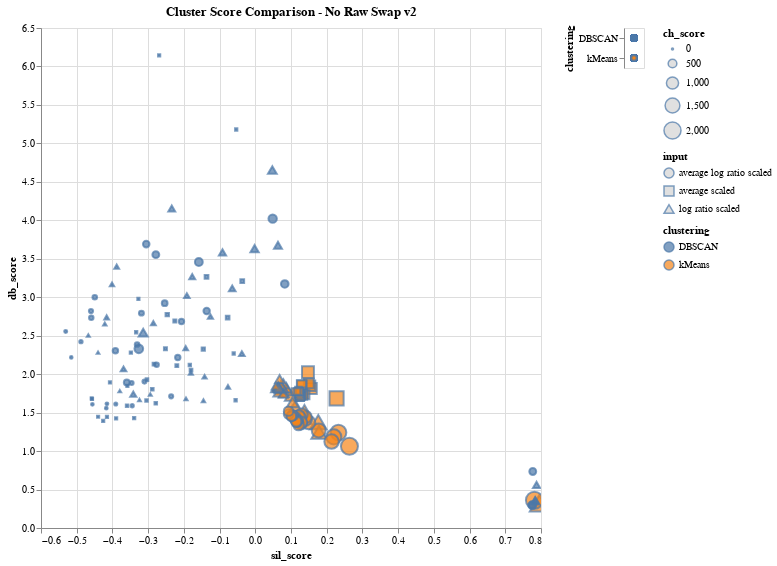

The code cell stored with this chart in its notebook:
### Code cell
# EXPLORATORY - swap version 2
# Data: Average Scaled, Log Ratio Scaled
data = df_clustering_noRaw_metrics
domain = ['kMeans', 'DBSCAN']
title = "Cluster Score Comparison - No Raw Swap v2"

# axes
x_axis = 'sil_score:Q' # Maximize
y_axis = 'db_score:Q' # Minimize
    
# auxilary metrics
size = 'ch_score:Q'  # Maximize
gradient = None #'sse_score:Q'  # Minimize

plot_comparison_plot(data, domain, title, x_axis, y_axis, size, gradient)

### Figure 1 — Vega-Lite specification as saved in the notebook (floating-point values rounded to 4 significant figures; data arrays with more than 128 entries replaced by an {"elided": "..."} marker saying what was removed)
{"config": {"view": {"continuousWidth": 400, "continuousHeight": 300}}, "hconcat": [{"mark": {"type": "point", "strokeOpacity": 1.0}, "encoding": {"fill": {"condition": {"type": "nominal", "field": "clustering", "selection": "selector224"}, "value": "lightgray"}, "shape": {"type": "nominal", "field": "input"}, "size": {"type": "quantitative", "field": "ch_score"}, "tooltip": [{"type": "nominal", "field": "input"}, {"type": "nominal", "field": "clustering"}, {"type": "nominal", "field": "n_clusters"}, {"type": "quantitative", "field": "sse_score"}, {"type": "quantitative", "field": "db_score"}, {"type": "quantitative", "field": "ch_score"}, {"type": "quantitative", "field": "sil_score"}, {"type": "quantitative", "field": "eps"}, {"type": "quantitative", "field": "min_samples"}], "x": {"type": "quantitative", "field": "sil_score"}, "y": {"type": "quantitative", "field": "db_score"}}, "height": 500, "selection": {"selector225": {"type": "interval", "bind": "scales", "encodings": ["x", "y"]}, "selector224": {"type": "multi", "fields": ["clustering"]}}, "title": "Cluster Score Comparison - No Raw Swap v2", "width": 500}, {"mark": "point", "encoding": {"fill": {"condition": {"type": "nominal", "field": "clustering", "selection": "selector224"}, "value": "lightgray"}, "y": {"type": "nominal", "axis": {"orient": "left"}, "field": "clustering"}}, "selection": {"selector224": {"type": "multi", "fields": ["clustering"]}}}], "data": {"name": "data-36e9126f993e06aeec98a8509aa49ed2"}, "$schema": "https://vega.github.io/schema/vega-lite/v4.8.1.json", "datasets": {"data-36e9126f993e06aeec98a8509aa49ed2": {"elided": "180 records"}}}
